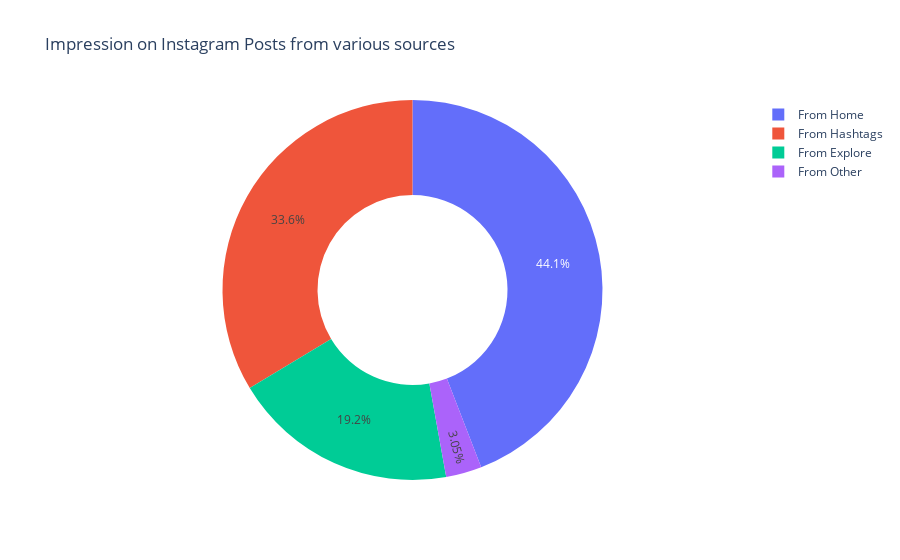

The cell this chart's notebook holds for it:
### Code cell
home = df['From Home'].sum()
hashtags = df['From Hashtags'].sum()
explore = df['From Explore'].sum()
other = df['From Other'].sum()

labels = ['From Home', 'From Hashtags', 'From Explore', 'From Other']
values = [home, hashtags, explore, other]

fig = ex.pie(df, values=values, names=labels,title='Impression on Instagram Posts from various sources',
             hole=0.5)
fig.show()

### Figure 1 — Plotly figure (JSON) as saved in the notebook; plotly's stock layout.template omitted (floating-point values rounded to 4 significant figures)
{"data": [{"domain": {"x": [0, 1], "y": [0, 1]}, "hole": 0.5, "hovertemplate": "label=%{label}<br>value=%{value}<extra></extra>", "labels": ["From Home", "From Hashtags", "From Explore", "From Other"], "legendgroup": "", "name": "", "showlegend": true, "type": "pie", "values": [294619, 224614, 128294, 20360]}], "layout": {"legend": {"tracegroupgap": 0}, "title": {"text": "Impression on Instagram Posts from various sources"}}}
